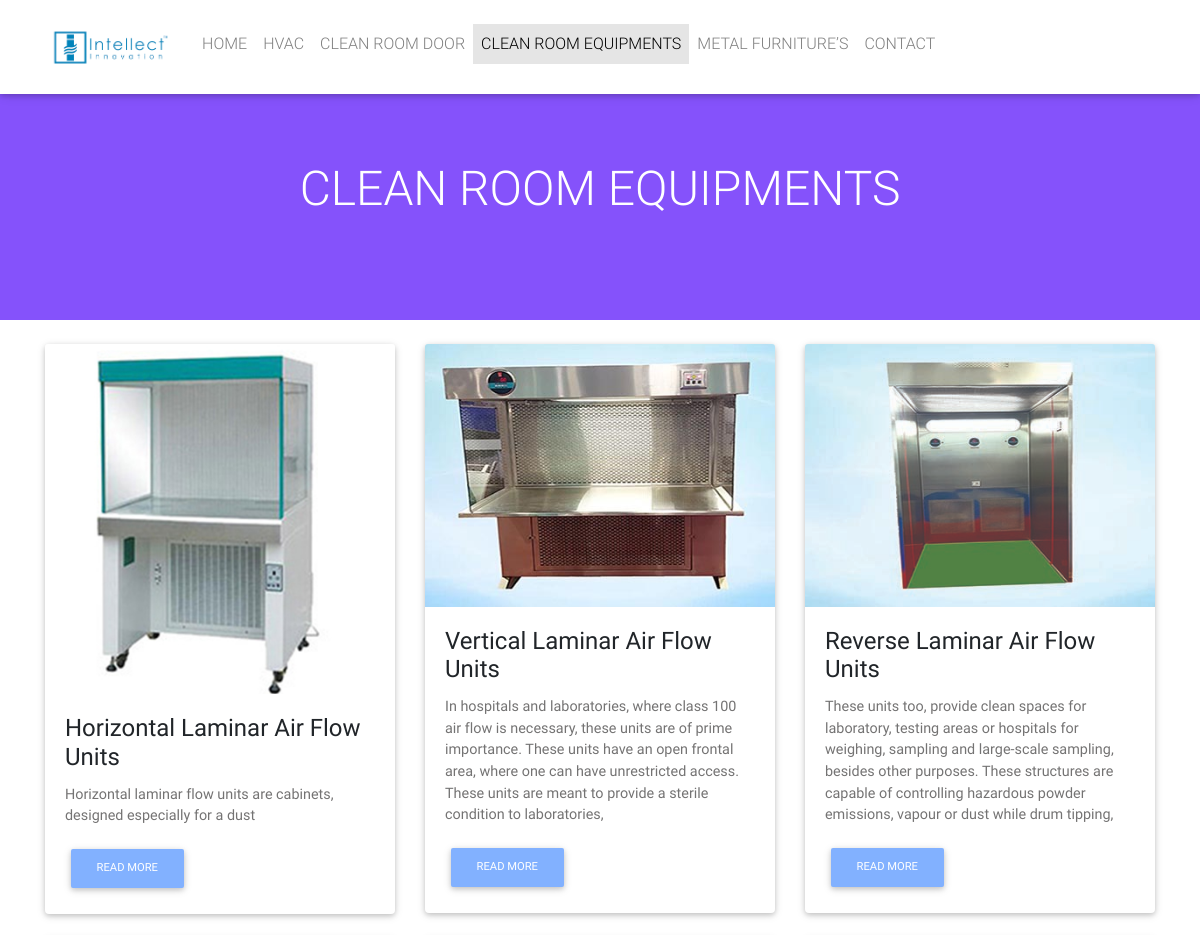
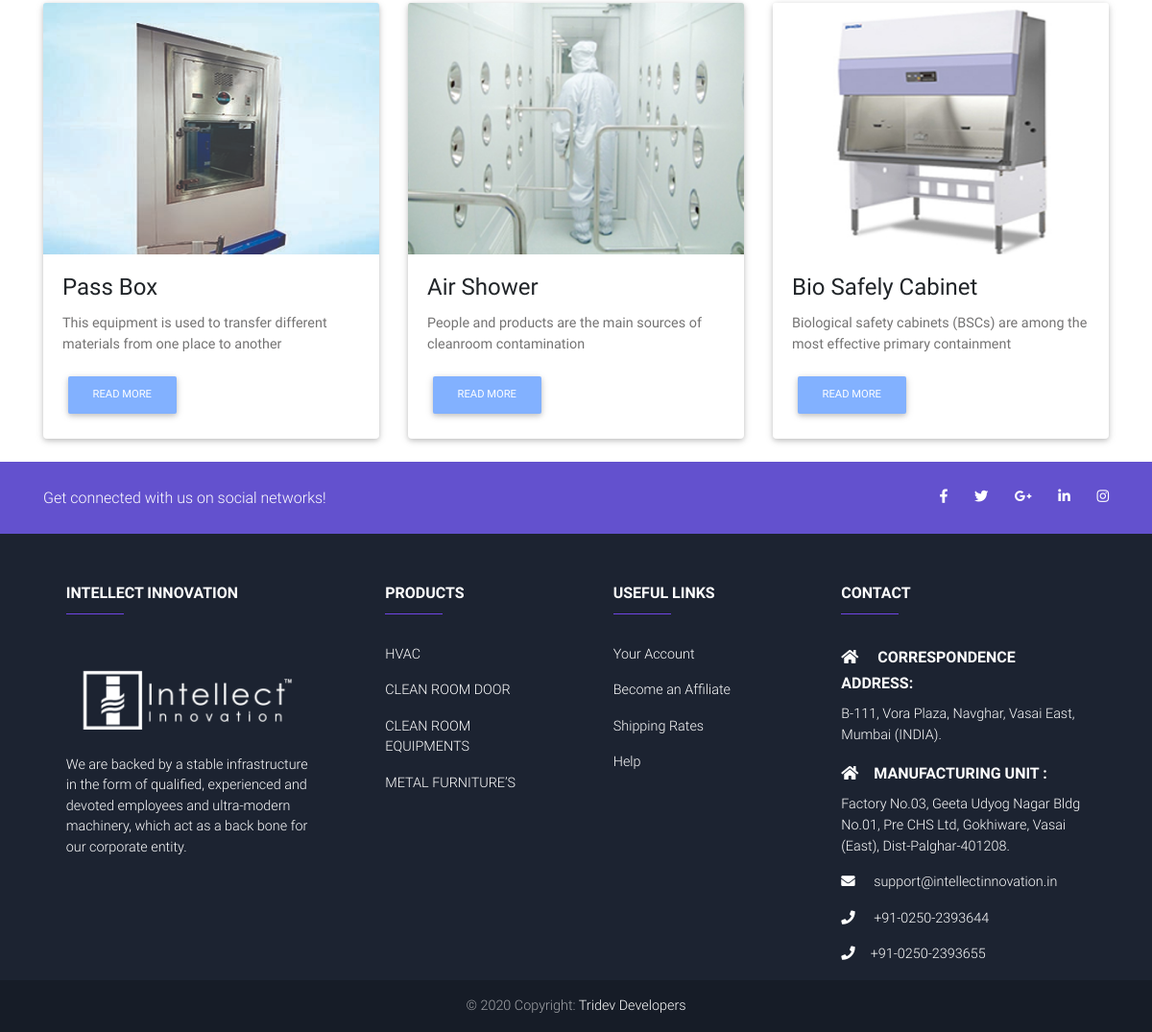
Screenshot of /equipment/ with the database file from the repository (2 pictures, top to bottom).
### intellect/models.py (models this page shows, shortened)
class Equipment(models.Model):
    title = models.CharField(max_length=200)
    image = models.FileField(upload_to='images', help_text='image should be Height = 480px, Width = 480px')
    post_short_description = models.TextField(default='This area write image short description')
    post_long_description = RichTextUploadingField(default='This area write image in brief text description')
    slug = models.SlugField(blank = True, null = True)
    def get_equipmentDetail_url(self):
        return reverse("intellect:equipmentDetail", kwargs = {
            'slug' : self.slug
        })

### intellect/views.py (the view)
# urls.py: path('equipment/', equipmentView.as_view(), name='equipment'),
class equipmentView(ListView):
    model = Equipment
    template_name = 'equipment.html'

### intellect/templates/equipment.html (shortened to what this page needs)
{% extends "base.html" %}
{% block equipment %}
    <section class="white-text" style="height: 260px; background-color: rgb(133, 82, 251); text-align: center; padding: 100px; font-weight: bold; ; margin-top: 60px; ">
      <h3 class="" style="font-size: 3rem">CLEAN ROOM EQUIPMENTS</h3>
    </section>
  <div class="container mt-4">
    <div class="row">
    {% for equipment in equipment_list %}
      <div class="col-lg-4 col-md-4 col-12">
        <div class="card mb-4">
          <div class="view overlay">
            <img class="card-img-top img-fluid" src="{{ equipment.image.url }}"
              alt="Card image cap">
          </div>
          <div class="card-body">
            <h4 class="card-title">{{ equipment.title }}</h4>
            <p class="card-text">{{ equipment.post_short_description }}</p>
            <a href="{{ equipment.get_equipmentDetail_url }}" class="btn btn-light-blue btn-md">Read more</a>
          </div>
        </div>
      </div>
      {% endfor %}
    </div>
  </div>
{% endblock equipment %}

### intellect/templates/navbar.html (style rules this page uses)
html, body, header, .view { height: 100%; }

### rows the page displays
Equipment: image (picture), title "Horizontal Laminar Air Flow Units", post_short_description "Horizontal laminar flow units are cabinets, designed especially for a dust"
Equipment: image (picture), title "Vertical Laminar Air Flow Units", post_short_description "In hospitals and laboratories, where class 100 air flow is necessary, these units are of prime importance. These units have an open frontal area, where one can have unrestricted access. These units are meant to provide a sterile condition to laboratories,"
Equipment: image (picture), title "Reverse Laminar Air Flow Units", post_short_description "These units too, provide clean spaces for laboratory, testing areas or hospitals for weighing, sampling and large-scale sampling, besides other purposes. These structures are capable of controlling hazardous powder emissions, vapour or dust while drum tipping,"
Equipment: image (picture), title "Pass Box", post_short_description "This equipment is used to transfer different materials from one place to another"
Equipment: image (picture), title "Air Shower", post_short_description "People and products are the main sources of cleanroom contamination"
Equipment: image (picture), title "Bio Safely Cabinet", post_short_description "Biological safety cabinets (BSCs) are among the most effective primary containment"
